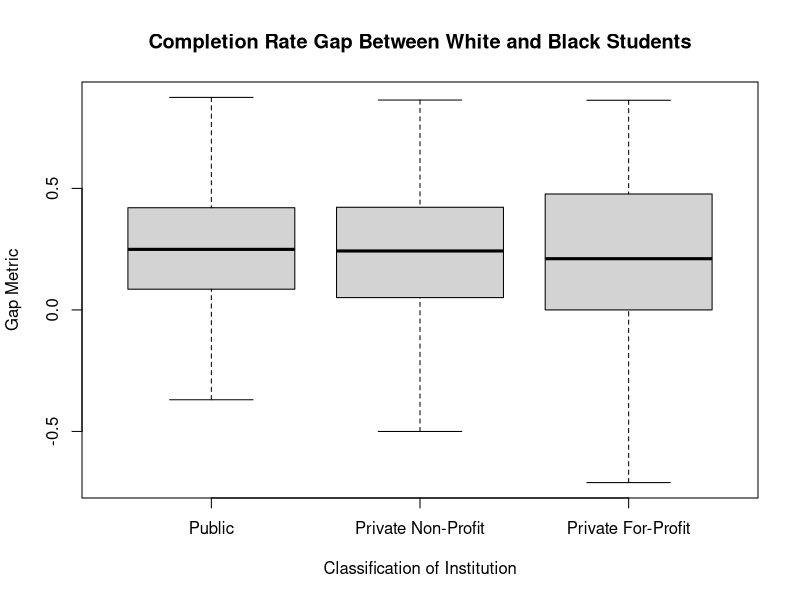

The R script that drew this image: (Note: this script raises an error after producing the figure.)
###################################################
# ANOVA Analysis
###################################################
# Testing the hypothesis that there is no difference in outcome gaps
# between different types of schools

# loading datasets
cr_w_b <- read.csv("data/Completion_W_B.csv")
cr_w_h <- read.csv("data/Completion_W_H.csv")
cr_w_a <- read.csv("data/Completion_W_A.csv")
income_rates <- read.csv("data/Income.csv")
cr_w_b$CONTROL <- as.factor(cr_w_b$CONTROL)
cr_w_a$CONTROL <- as.factor(cr_w_a$CONTROL)
cr_w_h$CONTROL <- as.factor(cr_w_h$CONTROL)
income_rates$CONTROL <- as.factor(income_rates$CONTROL)

# Creating boxplots of data (maybe should be in eda)
png('images/completion_rate_boxplot_white_black.png')
boxplot(cr_w_b$gap_completion_white_black ~ cr_w_b$CONTROL, outline=FALSE, xlab= "Classification of Institution", ylab= "Gap Metric", xaxt = "n", main= "Completion Rate Gap Between White and Black Students")
axis(1, at=1:3, labels=c("Public", "Private Non-Profit", "Private For-Profit"))
dev.off()

# Anova Analysis For Racial Groups
aov_cr_wb <- aov(cr_w_b$gap_completion_white_black ~ cr_w_b$CONTROL)
sum_aov_cr_wb <- summary(aov_cr_wb)
tukey_cr_wb <- TukeyHSD(aov_cr_wb, main="White-Black Completion Rate Differences")

aov_cr_wa <- aov(cr_w_a$gap_completion_white_asian ~ cr_w_a$CONTROL)
sum_aov_cr_wa <- summary(aov_cr_wa)
tukey_cr_wa <- TukeyHSD(aov_cr_wa)

aov_cr_wh <- aov(cr_w_h$gap_completion_white_hispanic ~ cr_w_h$CONTROL)
sum_aov_cr_wh <- summary(aov_cr_wh)
tukey_cr_wh <- TukeyHSD(aov_cr_wh)

# Anova Analysis For Income Groups
aov_e_hl <- aov(income_rates$gap_earnings_high_low ~ income_rates$CONTROL)
sum_aov_e_hl <- summary(aov_e_hl)
tukey_e_hl <- TukeyHSD(aov_e_hl)

aov_e_hm <- aov(income_rates$gap_earnings_high_mid ~ income_rates$CONTROL)
sum_aov_e_hm <- summary(aov_e_hm)
tukey_e_hm <- TukeyHSD(aov_e_hm)

aov_e_ml <- aov(income_rates$gap_earnings_mid_low ~ income_rates$CONTROL)
sum_aov_e_ml <- summary(aov_e_ml)
tukey_e_ml <- TukeyHSD(aov_e_ml)

# Creating Tukey Plots
png('images/completion_rate_tukeyplot_white_black.png', 
    width=6,height=4, units="in", res=1200)
par(pin = c(3, 3), mai=c(1, 2.5, 1, 0.5))
plot(tukey_cr_wb, yaxt="n")
axis(2, at=1:3, las=2,cex.axis=0.8, 
     labels=c("For-Profit : Private Non-Profit", 
              "Private For-Profit : Public", 
              "Private Non-Profit : Public"))
dev.off()

png('images/completion_rate_tukeyplot_white_asian.png', 
    width=6,height=4, units="in", res=1200)
par(pin = c(3, 3), mai=c(1, 2.5, 1, 0.5))
plot(tukey_cr_wa, yaxt="n")
axis(2, at=1:3, las=2,cex.axis=0.6, 
     labels=c("Private For-Profit : Private Non-Profit", 
              "Private For-Profit : Public", 
              "Private Non-Profit : Public"))
dev.off()

png('images/completion_rate_tukeyplot_white_hispanics.png', 
    width=6,height=4, units="in", res=1200)
par(pin = c(3, 3), mai=c(1, 2.5, 1, 0.5))
plot(tukey_cr_wh, yaxt="n")
axis(2, at=1:3, las=2,cex.axis=0.8, 
     labels=c("Private For-Profit : Private Non-Profit", 
              "Private For-Profit : Public", 
              "Private Non-Profit : Public"))
dev.off()

png('images/earnings_tukeyplot_high_low.png', 
    width=6,height=4, units="in", res=1200)
par(pin = c(3, 3), mai=c(1, 2.5, 1, 0.5))
plot(tukey_e_hl,yaxt="n")
axis(2, at=1:3, las=2,cex.axis=0.8, 
     labels=c("Private For-Profit : Private Non-Profit", 
              "Private For-Profit : Public", 
              "Private Non-Profit : Public"))
dev.off()

png('images/earnings_tukeyplot_high_mid.png', width=6,height=4, units="in", res=1200)
par(pin = c(3, 3), mai=c(1, 2.5, 1, 0.5))
plot(tukey_e_hm,yaxt="n")
axis(2, at=1:3, las=2,cex.axis=0.8, 
     labels=c("Private For-Profit : Private Non-Profit", 
              "Private For-Profit : Public", 
              "Private Non-Profit : Public"))
dev.off()

png('images/earnings_tukeyplot_mid_low.png',
    width=6,height=4, units="in", res=1200)
par(pin = c(3, 3), mai=c(1, 2.5, 1, 0.5))
plot(tukey_e_ml,yaxt="n")
axis(2, at=1:3, las=2,cex.axis=0.8, 
     labels=c("Private For-Profit : Private Non-Profit", 
              "Private For-Profit : Public", 
              "Private Non-Profit : Public"))
dev.off()

# Saving output to RData file
save(aov_cr_wb, sum_aov_cr_wb, tukey_cr_wb, aov_cr_wa, 
     sum_aov_cr_wa, tukey_cr_wa, aov_cr_wh, sum_aov_cr_wh, 
     tukey_cr_wh, aov_e_hl, sum_aov_e_hl, tukey_e_hl, aov_e_hm, 
     sum_aov_e_hm, tukey_e_hm, aov_e_ml, sum_aov_e_ml, 
     tukey_e_ml, file = "data/anova.RData")

# Sinking output to txt file
sink('data/anova.txt')
cat('\nAnova Summary of Completion Rate of White and Black Students\n')
print(sum_aov_cr_wb)
cat('\nTukeyHSD of Completion Rate of White and Black Students\n')
print(tukey_cr_wb)
cat('\nAnova Summary of Completion Rate of White and Asian Students\n')
print(sum_aov_cr_wa)
cat('\nTukeyHSD of Completion Rate of White and Asian Students\n')
print(tukey_cr_wa)
cat('\nAnova Summary of Completion Rate of White and Hispanic Students\n')
print(sum_aov_cr_wh)
cat('\nTukeyHSD of Completion Rate of White and Hispanic Students\n')
print(tukey_cr_wh)
cat('\nAnova Summary of Earnings of High and Low Income Groups\n')
print(sum_aov_e_hl)
cat('\nTukeyHSD of Earnings of High and Low Income Groups\n')
print(tukey_e_hl)
cat('\nAnova Summary of Earnings of High and Mid Income Groups\n')
print(sum_aov_e_hm)
cat('\nTukeyHSD of Earnings of High and Mid Income Groups\n')
print(tukey_e_hm)
cat('\nAnova Summary of Earnings of Mid and Low Income Groups\n')
print(sum_aov_e_ml)
cat('\nTukeyHSD of Earnings of Mid and Low Income Groups\n')
print(tukey_e_ml)
sink()